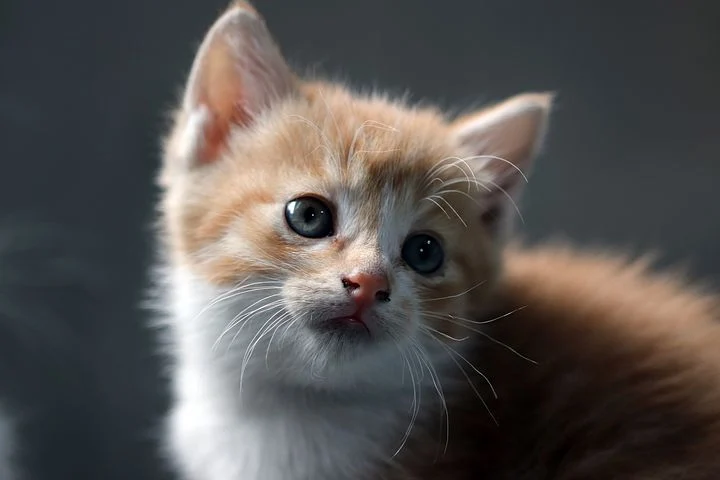
#> input picture openCV/cat.jpg, 720 x 480 px, found by its file name
$ python 10.py
#> lines starting #> are read from the running program, lines starting #| are printed output that depends on the picture; after the words box and inside, x2 and y2 are one past the last pixel; in counts of white or black regions, pixels touching at a corner belong together
#Adaptive Thresholding -> 적응 임계점 처리
#이렇게(Global Threshold) 하면 음영이 다르면 일부 영역이 모두 흰색 또는 검정색으로 보여지게 됨.
#즉, 버려지는 영역이 많아짐.
#이 문제를 처리하기 위해 이미지의 작은 영역별로 나누어 Thresholding 을 하는 것이 Adaptive Threshold 이다.

import cv2
import matplotlib.pyplot as plt

image = cv2.imread('/Users/gimminji/Desktop/2022/Python-Data-Analysis-and-Image-Processing/openCV/cat.jpg',cv2.IMREAD_GRAYSCALE)
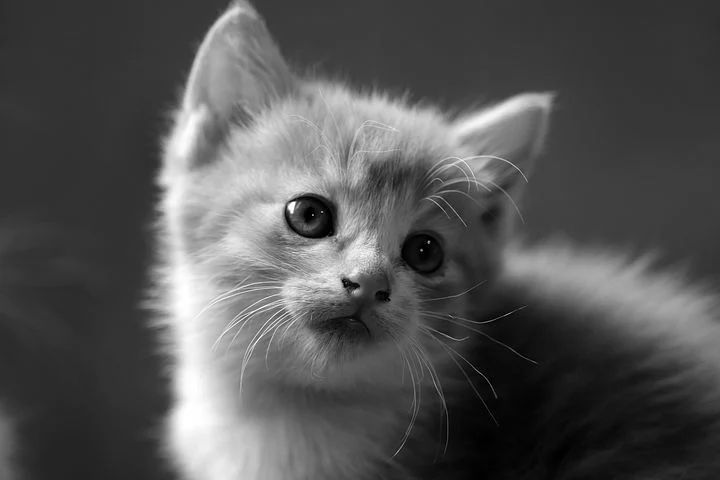
#> image: shape (480, 720); min 0, max 255, mean 83.8

ret, thres1 = cv2.threshold(image, 127, 255, cv2.THRESH_BINARY)
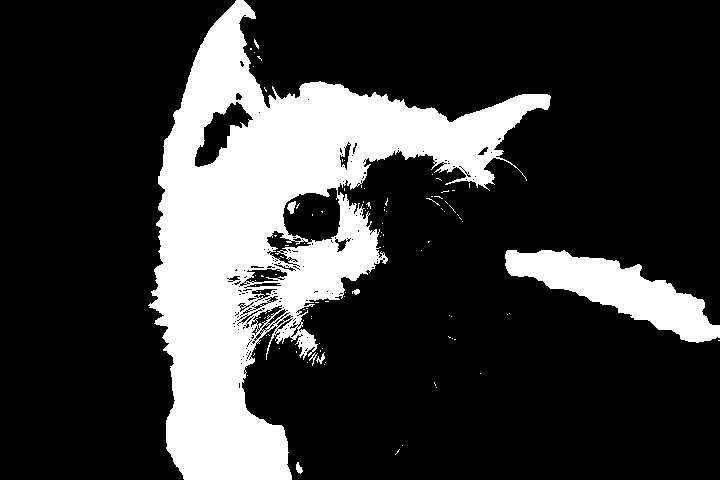
#> thres1: shape (480, 720); 22.1% white; 99 white regions (91 under 20 px), largest, box (x1, y1, x2, y2) and area: (148, 0, 551, 480) 67630, (505, 250, 720, 343) 8222, (287, 201, 296, 214) 73
thres2 = cv2.adaptiveThreshold(image, 255, cv2.ADAPTIVE_THRESH_MEAN_C, cv2.THRESH_BINARY,21,3)
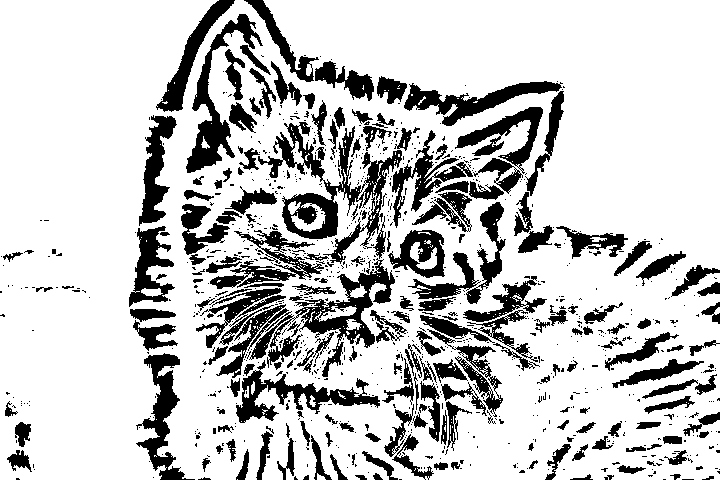
#> thres2: shape (480, 720); 78.4% white; 915 black regions (709 under 20 px), largest, box (x1, y1, x2, y2) and area: (258, 122, 402, 264) 5381, (216, 258, 395, 378) 4952, (186, 14, 263, 173) 2848

plt.imshow(cv2.cvtColor(image,cv2.COLOR_GRAY2RGB))
plt.show()


plt.imshow(cv2.cvtColor(thres1,cv2.COLOR_GRAY2RGB))
plt.show()

plt.imshow(cv2.cvtColor(thres2,cv2.COLOR_GRAY2RGB))
plt.show()
